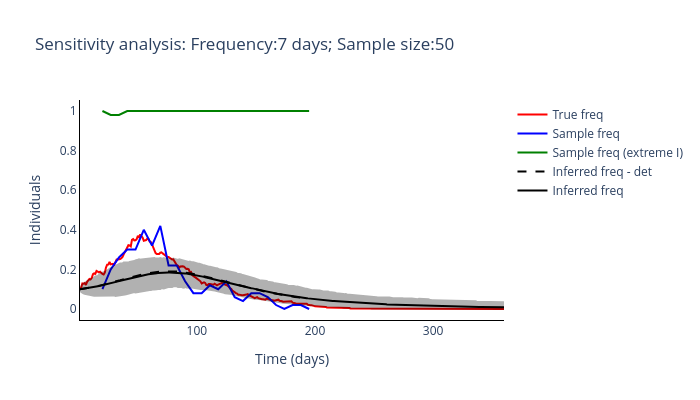
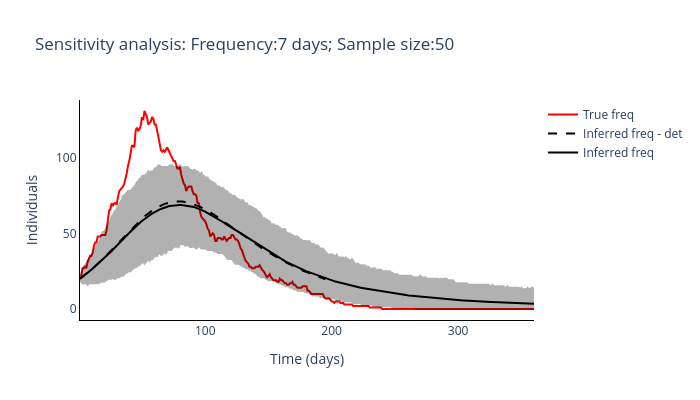

Notebook code for these charts, in order:
### Code cell
routine_run(freq_samplying_range[2], sample_size_range[3])

### Figure 1 — Plotly figure (JSON) as saved in the notebook; plotly's stock layout.template omitted (floating-point values rounded to 4 significant figures; data arrays with more than 128 entries replaced by an {"elided": "..."} marker saying what was removed)
{"data": [{"line": {"color": "red"}, "mode": "lines", "name": "True freq", "type": "scatter", "x": {"elided": "360 int values"}, "y": {"elided": "360 float values"}}, {"line": {"color": "blue"}, "mode": "lines", "name": "Sample freq", "type": "scatter", "x": [20, 27, 34, 41, 48, 55, 62, 69, 76, 83, 90, 97, 104, 111, 118, 125, 132, 139, 146, 153, 160, 167, 174, 181, 188, 195], "y": [0.1, 0.2, 0.26, 0.3, 0.3, 0.4, 0.32, 0.42, 0.22, 0.22, 0.14, 0.08, 0.08, 0.12, 0.1, 0.14, 0.06, 0.04, 0.08, 0.08, 0.06, 0.02, 0, 0.02, 0.02, 0]}, {"line": {"color": "green"}, "mode": "lines", "name": "Sample freq (extreme I)", "type": "scatter", "x": [20, 27, 34, 41, 48, 55, 62, 69, 76, 83, 90, 97, 104, 111, 118, 125, 132, 139, 146, 153, 160, 167, 174, 181, 188, 195], "y": [1, 0.98, 0.98, 1, 1, 1, 1, 1, 1, 1, 1, 1, 1, 1, 1, 1, 1, 1, 1, 1, 1, 1, 1, 1, 1, 1]}, {"line": {"color": "black", "dash": "dash"}, "mode": "lines", "name": "Inferred freq - det", "type": "scatter", "x": {"elided": "360 int values"}, "y": {"elided": "195 float values"}}, {"line": {"color": "black"}, "mode": "lines", "name": "Inferred freq", "type": "scatter", "x": {"elided": "360 int values"}, "y": {"elided": "360 float values"}}, {"fill": "toself", "fillcolor": "black", "line": {"color": "black"}, "mode": "lines", "name": "Inferred freq", "opacity": 0.3, "showlegend": false, "type": "scatter", "x": {"elided": "720 int values"}, "y": {"elided": "720 float values"}}], "layout": {"height": 400, "plot_bgcolor": "white", "title": {"text": "Sensitivity analysis: Frequency:7 days; Sample size:50"}, "width": 700, "xaxis": {"linecolor": "black", "title": {"text": "Time (days)"}}, "yaxis": {"linecolor": "black", "title": {"text": "Individuals"}}}}

### Figure 2 — Plotly figure (JSON) as saved in the notebook; plotly's stock layout.template omitted (floating-point values rounded to 4 significant figures; data arrays with more than 128 entries replaced by an {"elided": "..."} marker saying what was removed)
{"data": [{"line": {"color": "red"}, "mode": "lines", "name": "True freq", "type": "scatter", "x": {"elided": "360 int values"}, "y": {"elided": "360 int values"}}, {"line": {"color": "black", "dash": "dash"}, "mode": "lines", "name": "Inferred freq - det", "type": "scatter", "x": {"elided": "360 int values"}, "y": {"elided": "195 float values"}}, {"line": {"color": "black"}, "mode": "lines", "name": "Inferred freq", "type": "scatter", "x": {"elided": "360 int values"}, "y": {"elided": "360 float values"}}, {"fill": "toself", "fillcolor": "black", "line": {"color": "black"}, "mode": "lines", "name": "Inferred freq", "opacity": 0.3, "showlegend": false, "type": "scatter", "x": {"elided": "720 int values"}, "y": {"elided": "720 float values"}}], "layout": {"height": 400, "plot_bgcolor": "white", "title": {"text": "Sensitivity analysis: Frequency:7 days; Sample size:50"}, "width": 700, "xaxis": {"linecolor": "black", "title": {"text": "Time (days)"}}, "yaxis": {"linecolor": "black", "title": {"text": "Individuals"}}}}
